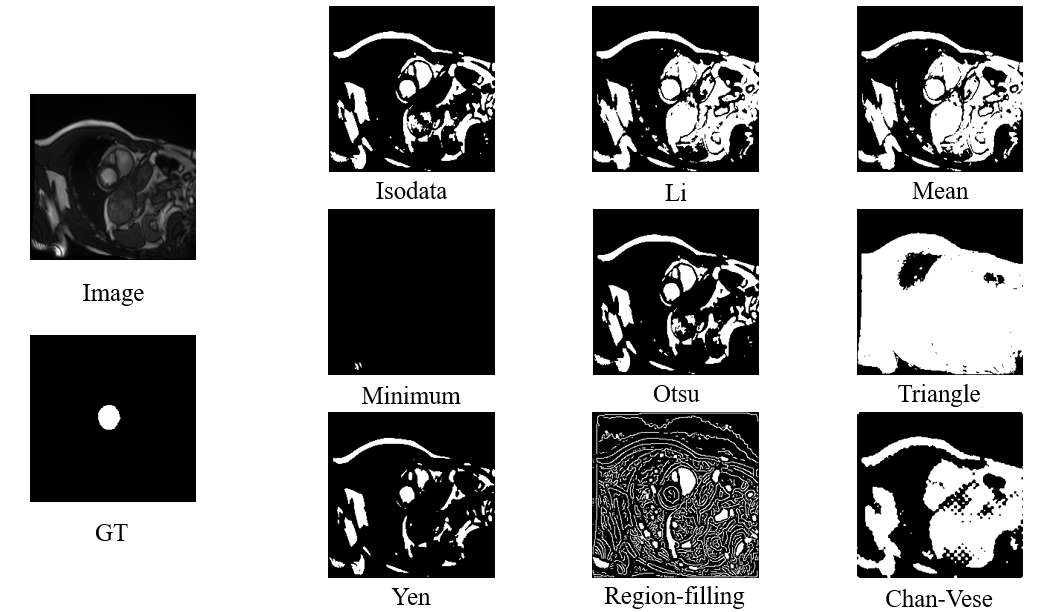
#> input picture assets/ndeep_res_rb.PNG, 1050 x 612 px, given in place of patient001_3.png, which was not available
$ jupyter execute --allow-errors segmentation.ipynb   (shell and % lines are left out)   (text cells are left out)
#> lines starting #> are read from the running program, lines starting #| are printed output that depends on the picture; pictures that were not available may be replaced by others from this repository, and a replacement may not be noted
#> (a cell that did not finish here is left out)

[cell 2]
data_path = "/content/drive/MyDrive/PPT/Foreground/Transfer/AC/Real ACDC/training"
split_data = "/content/drive/MyDrive/PPT/Foreground/Transfer/AC/Real ACDC/data_2d"
#os.makedirs(os.path.join(split_data, "Images"))
#os.makedirs(os.path.join(split_data, "Masks"))
#> (the rest of this cell did not finish here and is left out)

[cell 3]
from google.colab import drive
drive.mount('/content/drive')

[cell 4]
import torch
import torch.nn as nn
import torch.nn.functional as F
import torch.utils.data as data
from torchvision import transforms
import numpy as np
import random
from tqdm import tqdm
import cv2
from PIL import Image
from torch.utils.data import Dataset, DataLoader
import matplotlib.pyplot as plt
import os
from google.colab.patches import cv2_imshow
import pickle
import nibabel as nib
import pathlib
from skimage import transform
from skimage.segmentation import slic
from skimage.segmentation import mark_boundaries
from skimage.util import img_as_float
from skimage import io
import skimage
from skimage.feature import canny
from skimage.filters import sobel
from skimage import data, morphology
import scipy.ndimage as nd
from skimage.color import rgb2gray
from skimage import data, img_as_float
from skimage.segmentation import chan_vese
from skimage.filters import threshold_isodata, threshold_li, threshold_mean, threshold_minimum, threshold_otsu, threshold_triangle, threshold_yen
import segmentation_models_pytorch as smp

[cell 5]
def corrupt(image, noise_typ="gauss", level=1):
    if noise_typ == "gauss":
        row,col,ch= image.shape
        mean = 0
        var = [0.1, 1.0, 5.0][level]
        sigma = var**0.5
        gauss = np.random.normal(mean,sigma,(row,col,ch))
        gauss = gauss.reshape(row,col,ch)
        noisy = image + gauss
        return noisy
    elif noise_typ == "s&p":
        row,col,ch = image.shape
        s_vs_p = 0.5
        amount = [0.004, 0.012, 0.030][level]
        out = np.copy(image)
        # Salt mode
        num_salt = np.ceil(amount * image.size * s_vs_p)
        coords = [np.random.randint(0, i - 1, int(num_salt))
                for i in image.shape]
        out[coords] = 1

        # Pepper mode
        num_pepper = np.ceil(amount* image.size * (1. - s_vs_p))
        coords = [np.random.randint(0, i - 1, int(num_pepper))
                for i in image.shape]
        out[coords] = 0
        return out
    elif noise_typ == "poisson":
        vals = len(np.unique(image))
        vals = 2 ** np.ceil(np.log2(vals))
        noisy = np.random.poisson(image * vals) / float(vals)
        return noisy
    elif noise_typ =="speckle":
        row,col,ch = image.shape
        gauss = np.random.randn(row,col,ch)
        gauss = gauss.reshape(row,col,ch)
        noisy = image + image * gauss
        return noisy

def loader(img_path, map_path, mask_threshold=0.5, size=(224, 224), noise=None, level=1):
#> called with mask_threshold = 0.5, size = (224, 224), level = 1
    img = cv2.imread(img_path)
#> img is the input picture: shape (612, 1050, 3); min 0, max 255, mean 160.8
    map = cv2.imread(map_path, cv2.IMREAD_GRAYSCALE)
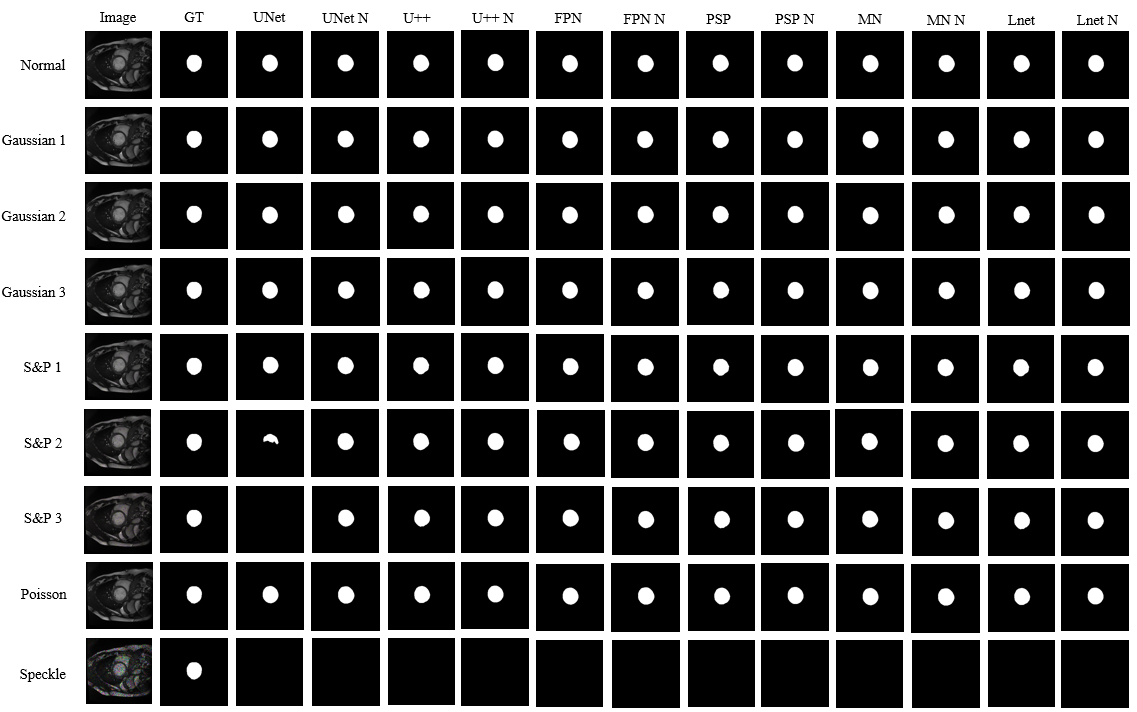
#> input picture assets/deep_res_rb.PNG, 1137 x 712 px, given in place of patient001_3.png, which was not available
#> map: shape (712, 1137); min 0, max 255, mean 80.8

    img = cv2.resize(img, size, cv2.INTER_AREA)
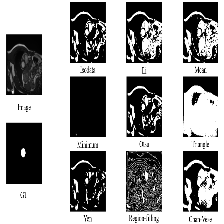
#> img: shape (224, 224, 3); min 0, max 255, mean 160.3
    map = cv2.resize(map, size, cv2.INTER_AREA)
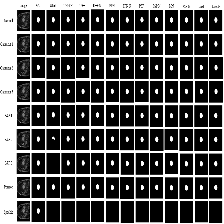
#> map: shape (224, 224); min 0, max 255, mean 80.3

    if noise is not None and noise != "train":
        img = corrupt(img, noise, level)
    if noise == "train":
        img = corrupt(img, "gauss", 1)
        img = corrupt(img, "s&p", 1)

    img = np.array(img, np.float32).transpose(2, 0, 1) / 255.0
    map = np.array(map, np.float32) / 255.0
    map = map[np.newaxis, :, :]

    map[map >= mask_threshold] = 1.0
    map[map < mask_threshold] = 0.0
    return img, map, img_path.split("/")[-1]


def read_dataset(root_path):
    images = []
    maps = []

    img_root = os.path.join(root_path, "Images")
    map_root = os.path.join(root_path, "Masks")

    for image_name in sorted(os.listdir(map_root)):
        img_path = os.path.join(img_root, image_name)
        map_path = os.path.join(map_root, image_name)
        if os.path.exists(img_path) and os.path.exists(map_path):
            images.append(img_path)
            maps.append(map_path)
    return images, maps


class Segmentation_Dataset(Dataset):

    def __init__(self, root_path, split="train", noise=None, level=1):
        self.root = root_path
        self.noise = noise
        self.level = 1

        self.images, self.maps = read_dataset(self.root)


        if split == "train": self.images, self.maps = self.images[:900], self.maps[:900]
        else: self.images, self.maps = self.images[900:], self.maps[900:]

        print('num img =', len(self.images))
        print('num map =', len(self.maps))

    # [11 lines left out: functions __getitem__, __len__, not called in this run]

[cell 6]
# [47 lines of commented-out code are left out]

model_dict = {
    "unet": {"model": smp.Unet, "weights": "/content/drive/MyDrive/PPT/Foreground/Transfer/AC/Models/unet.pth"},
    "upp": {"model": smp.UnetPlusPlus, "weights": "/content/drive/MyDrive/PPT/Foreground/Transfer/AC/Models/upp.pth"},
    "fpn": {"model": smp.FPN, "weights": "/content/drive/MyDrive/PPT/Foreground/Transfer/AC/Models/fpn.pth"},
    "psp": {"model": smp.PSPNet, "weights": "/content/drive/MyDrive/PPT/Foreground/Transfer/AC/Models/psp.pth"},
    "man": {"model": smp.MAnet, "weights": "/content/drive/MyDrive/PPT/Foreground/Transfer/AC/Models/man.pth"},
    "link": {"model": smp.Linknet, "weights": "/content/drive/MyDrive/PPT/Foreground/Transfer/AC/Models/link.pth"}
}

#> (the rest of this cell did not finish here and is left out)

[cell 7]
root_path = '/content/drive/MyDrive/PPT/Foreground/Transfer/AC/Real ACDC/data_2d'

#> (the rest of this cell did not finish here and is left out)

[cell 8]
def convert(A, Ttnp = True):
    if Ttnp == True: return A.detach().cpu().numpy()
    else: return torch.tensor(A,device='cuda')

# [49 lines left out: functions disp_Tensor, vals, metrics, not called in this run]

#Loss function: H Loss :)
class loss_function(nn.Module):
    # [19 lines left out: functions __init__, soft_dice_coeff, not called in this run]

    def soft_dice_loss(self, y_true, y_pred):
        loss = 1 - self.soft_dice_coeff(y_true, y_pred)
        return loss

    # [20 lines left out: functions iou_loss, forward, not called in this run]

[cell 9]
DATAKEYS = ["loss", "acc", "sen", "pre", "rec", "dsc", "iou"]
# [5 lines left out: function initiate_dict, not called in this run]

class MyFrame():
    # [7 lines left out: function __init__, not called in this run]

    def set_input(self, img_batch, mask_batch=None):
        self.img = img_batch[:, :1, :, :]
        self.mask = mask_batch[:, :1, :, :]

    # [25 lines left out: functions propagate, run_epoch, not called in this run]

    def save(self, path):
        torch.save(self.net.state_dict(), path)

    def load(self, path):
        self.net.load_state_dict(torch.load(path, map_location=self.device))

    # [10 lines left out: function update_lr, not called in this run]

[cell 10]
LEARNING_RATE = 1e-4
NUM_EPOCHS = 20
BATCH_SIZE = 1
model_path = '/content/drive/MyDrive/PPT/Foreground/Transfer/AC/Models/unet.pth'

#> (the rest of this cell did not finish here and is left out)

[cell 11]
LEARNING_RATE = 1e-4
NUM_EPOCHS = 20
BATCH_SIZE = 1
model_path = '/content/drive/MyDrive/PPT/Foreground/Transfer/AC/Models/upp.pth'

#> (the rest of this cell did not finish here and is left out)

[cell 12]
LEARNING_RATE = 1e-4
NUM_EPOCHS = 20
BATCH_SIZE = 1
model_path = '/content/drive/MyDrive/PPT/Foreground/Transfer/AC/Models/fpn.pth'

#> (the rest of this cell did not finish here and is left out)

[cell 13]
LEARNING_RATE = 1e-4
NUM_EPOCHS = 20
BATCH_SIZE = 1
model_path = '/content/drive/MyDrive/PPT/Foreground/Transfer/AC/Models/psp.pth'

#> (the rest of this cell did not finish here and is left out)

[cell 14]
LEARNING_RATE = 1e-4
NUM_EPOCHS = 20
BATCH_SIZE = 1
model_path = '/content/drive/MyDrive/PPT/Foreground/Transfer/AC/Models/man.pth'

#> (the rest of this cell did not finish here and is left out)

[cell 15]
LEARNING_RATE = 1e-4
NUM_EPOCHS = 20
BATCH_SIZE = 1
model_path = '/content/drive/MyDrive/PPT/Foreground/Transfer/AC/Models/link.pth'

#> (the rest of this cell did not finish here and is left out)

[cell 16]
model_dict = {
    "unet": {"model": smp.Unet, "weights": "/content/drive/MyDrive/PPT/Foreground/Transfer/AC/Models/unet.pth", "noise": "/content/drive/MyDrive/PPT/Foreground/Transfer/AC/Models/unet_noise.pth"},
    "upp": {"model": smp.UnetPlusPlus, "weights": "/content/drive/MyDrive/PPT/Foreground/Transfer/AC/Models/upp.pth", "noise": "/content/drive/MyDrive/PPT/Foreground/Transfer/AC/Models/upp_noise.pth"},
    "fpn": {"model": smp.FPN, "weights": "/content/drive/MyDrive/PPT/Foreground/Transfer/AC/Models/fpn.pth", "noise": "/content/drive/MyDrive/PPT/Foreground/Transfer/AC/Models/fpn_noise.pth"},
    "psp": {"model": smp.PSPNet, "weights": "/content/drive/MyDrive/PPT/Foreground/Transfer/AC/Models/psp.pth", "noise": "/content/drive/MyDrive/PPT/Foreground/Transfer/AC/Models/psp_noise.pth"},
    "man": {"model": smp.MAnet, "weights": "/content/drive/MyDrive/PPT/Foreground/Transfer/AC/Models/man.pth", "noise": "/content/drive/MyDrive/PPT/Foreground/Transfer/AC/Models/man_noise.pth"},
    "link": {"model": smp.Linknet, "weights": "/content/drive/MyDrive/PPT/Foreground/Transfer/AC/Models/link.pth", "noise": "/content/drive/MyDrive/PPT/Foreground/Transfer/AC/Models/link_noise.pth"}
}

#> (the rest of this cell did not finish here and is left out)

[cell 17]
img_name = "patient001_3.png"
name = img_name.split(".")[0]
img_path = os.path.join(root_path, "Images", img_name)
map_path = os.path.join(root_path, "Masks", img_name)
img, map, _ = loader(img_path, map_path)
#> (the rest of this cell did not finish here and is left out)

[cell 18]
img_name = "patient001_3.png"
name = img_name.split(".")[0]
img_path = os.path.join(root_path, "Images", img_name)
map_path = os.path.join(root_path, "Masks", img_name)

settings = [
    {"noise": "gauss", "level": 0, "k": "g0"},
    {"noise": "gauss", "level": 1, "k": "g1"},
    {"noise": "gauss", "level": 2, "k": "g2"},
    {"noise": "s&p", "level": 0, "k": "sp0"},
    {"noise": "s&p", "level": 1, "k": "sp1"},
    {"noise": "s&p", "level": 2, "k": "sp2"},
    {"noise": "speckle", "level": 1, "k": "S"},
    {"noise": "poisson", "level": 1, "k": "P"}
]

#> (the rest of this cell did not finish here and is left out)
